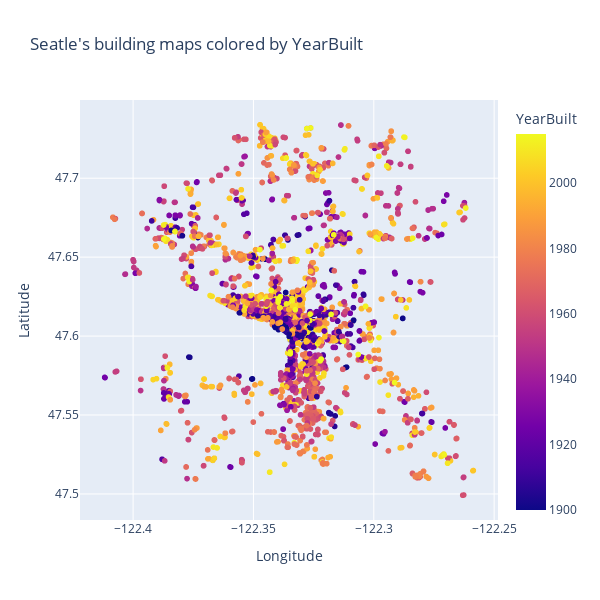

The cell this chart's notebook holds for it:
### Code cell
fig = px.scatter(df, x="Longitude", y="Latitude", color="YearBuilt", width = 600, height=600, title="Seatle's building maps colored by YearBuilt")
fig.update_traces(textposition="bottom right")
fig.update_layout()
fig.show()

### Figure 1 — Plotly figure (JSON) as saved in the notebook; plotly's stock layout.template omitted (floating-point values rounded to 4 significant figures; data arrays with more than 128 entries replaced by an {"elided": "..."} marker saying what was removed)
{"data": [{"hovertemplate": "Longitude=%{x}<br>Latitude=%{y}<br>YearBuilt=%{marker.color}<extra></extra>", "legendgroup": "", "marker": {"color": {"elided": "3121 int values"}, "coloraxis": "coloraxis", "symbol": "circle"}, "mode": "markers", "name": "", "showlegend": false, "textposition": "bottom right", "type": "scattergl", "x": {"elided": "3121 float values"}, "xaxis": "x", "y": {"elided": "3121 float values"}, "yaxis": "y"}], "layout": {"coloraxis": {"colorbar": {"title": {"text": "YearBuilt"}}, "colorscale": [[0, "#0d0887"], [0.1111, "#46039f"], [0.2222, "#7201a8"], [0.3333, "#9c179e"], [0.4444, "#bd3786"], [0.5556, "#d8576b"], [0.6667, "#ed7953"], [0.7778, "#fb9f3a"], [0.8889, "#fdca26"], [1, "#f0f921"]]}, "height": 600, "legend": {"tracegroupgap": 0}, "title": {"text": "Seatle's building maps colored by YearBuilt"}, "width": 600, "xaxis": {"anchor": "y", "domain": [0, 1], "title": {"text": "Longitude"}}, "yaxis": {"anchor": "x", "domain": [0, 1], "title": {"text": "Latitude"}}}}
